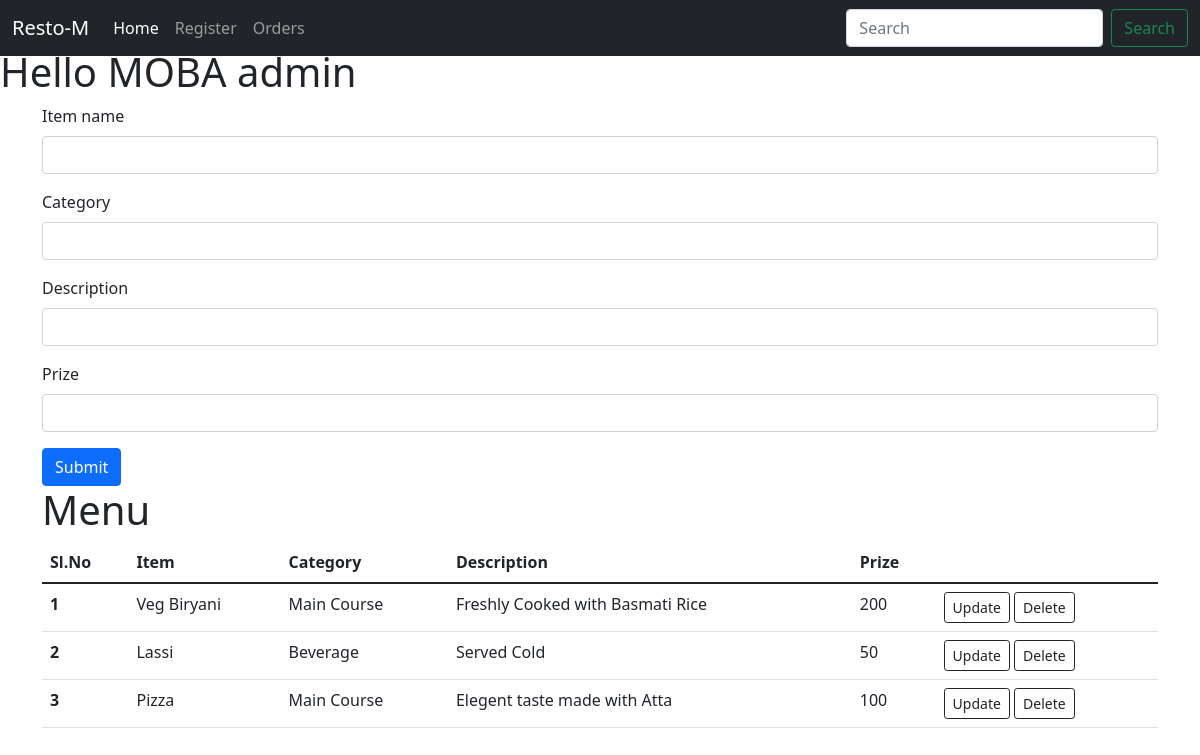
The page /main/MOBA on the database its author committed.
### app.py (models this page shows)
class Company(db.Model):
    cid=db.Column(db.Integer,primary_key=True)
    company=db.Column(db.String(20),nullable=False)
    branch=db.Column(db.String(20),nullable=False)

class Menu(db.Model):
    sno = db.Column(db.Integer, primary_key=True)
    item = db.Column(db.String(20), nullable=False)
    category=db.Column(db.String(20),nullable=False)
    desc = db.Column(db.String(200), nullable=False)
    prize=db.Column(db.Integer,nullable=False)
    cid=db.Column(db.Integer,nullable=False)
    def __repr__(self) -> str:
        return f"{self.sno} - {self.item} - {self.prize}-{self.cid}"

### app.py (the view, shortened to what this page needs)
@app.route("/main/<company>",methods=['GET','POST'])
def maain(company):
    comobj = Company.query.filter_by(company=company).first()
    cid=comobj.cid
    allmenus = Menu.query.filter_by(cid=cid).all()
    print(allmenus)
    return render_template("company.html",company=company,allmenus=allmenus,cid=cid)

### templates/company.html (shortened to what this page needs)
{% extends 'base.html' %}
{% block tab %}
<li class="nav-item">
    <a class="nav-link" href="/main/{{company}}/order/{{cid}}">Orders</a>
  </li>
{% endblock tab %}
{% block body %}
    <h1 class="mt-5">Hello {{company}} admin </h1>
    <div class="container">
        <form action="/main/{{company}}" method="POST">
            <div class="mb-3">
              <label for="item" class="form-label">Item name</label>
              <input type="text" class="form-control" id="item" name="item" aria-describedby="emailHelp">
            </div>
            <div class="mb-3">
                <label for="category" class="form-label">Category</label>
                <input type="text" class="form-control" id="category" name="category" aria-describedby="emailHelp">
              </div>
              <div class="mb-3">
                <label for="desc" class="form-label">Description</label>
                <input type="text-area" class="form-control" id="desc" name="desc" aria-describedby="emailHelp">
              </div>
              <div class="mb-3">
                <label for="prize" class="form-label">Prize</label>
                <input type="text" class="form-control" id="prize" name="prize" aria-describedby="emailHelp">
              </div>
            <button type="submit" class="btn btn-primary">Submit</button>
          </form>
    </div>
    <div class="container">
        {% if allmenus|length==0 %}
        <div class="alert alert-info" role="alert">
            No records Found. Insert records now.
          </div>
          {% else %}
          <h1>Menu </h1>
          <table class="table">
              <thead>
                <tr>
                  <th scope="col">Sl.No</th>
                  <th scope="col">Item</th>
                  <th scope="col">Category</th>
                  <th scope="col">Description</th>
                  <th scope="col">Prize</th>
                </tr>
              </thead>
              <tbody>
                  {% for menu in allmenus %}
                  <tr>
                      <th scope="row">{{loop.index}}</th>
                      <td>{{menu.item}}</td>
                      <td>{{menu.category}}</td>
                      <td>{{menu.desc}}</td>
                      <td>{{menu.prize}}</td>
                      <td>
                          <a href="/main/{{company}}/update/{{menu.sno}}" class="btn btn-sm btn-outline-dark">Update</a>
                          <a href="/main/{{company}}/delete/{{menu.sno}}" class="btn btn-sm btn-outline-dark">Delete</a>
                      </td>
                    </tr>
                  {% endfor %}
              </tbody>
            </table>
        {% endif %}
    </div>
{% endblock body %}

### rows shown on the page
Company: company "MOBA"
Menu: item "Veg Biryani", category "Main Course", desc "Freshly Cooked with Basmati Rice", prize "200"
Menu: item "Lassi", category "Beverage", desc "Served Cold", prize "50"
Menu: item "Pizza", category "Main Course", desc "Elegent taste made with Atta", prize "100"
